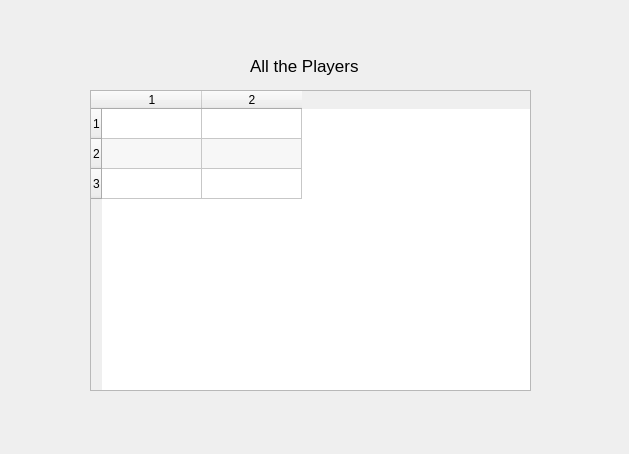
<?xml version="1.0" encoding="UTF-8"?>
<ui version="4.0">
 <class>Dialog</class>
 <widget class="QDialog" name="Dialog">
  <property name="geometry">
   <rect>
    <x>0</x>
    <y>0</y>
    <width>629</width>
    <height>454</height>
   </rect>
  </property>
  <property name="windowTitle">
   <string>Dialog</string>
  </property>
  <widget class="QLabel" name="label">
   <property name="geometry">
    <rect>
     <x>250</x>
     <y>50</y>
     <width>131</width>
     <height>31</height>
    </rect>
   </property>
   <property name="font">
    <font>
     <pointsize>13</pointsize>
    </font>
   </property>
   <property name="text">
    <string>All the Players</string>
   </property>
  </widget>
  <widget class="QTableWidget" name="tableWidgetName">
   <property name="geometry">
    <rect>
     <x>90</x>
     <y>90</y>
     <width>441</width>
     <height>301</height>
    </rect>
   </property>
   <property name="alternatingRowColors">
    <bool>true</bool>
   </property>
   <property name="rowCount">
    <number>3</number>
   </property>
   <property name="columnCount">
    <number>2</number>
   </property>
   <row/>
   <row/>
   <row/>
   <column/>
   <column/>
  </widget>
 </widget>
 <resources/>
 <connections/>
</ui>
